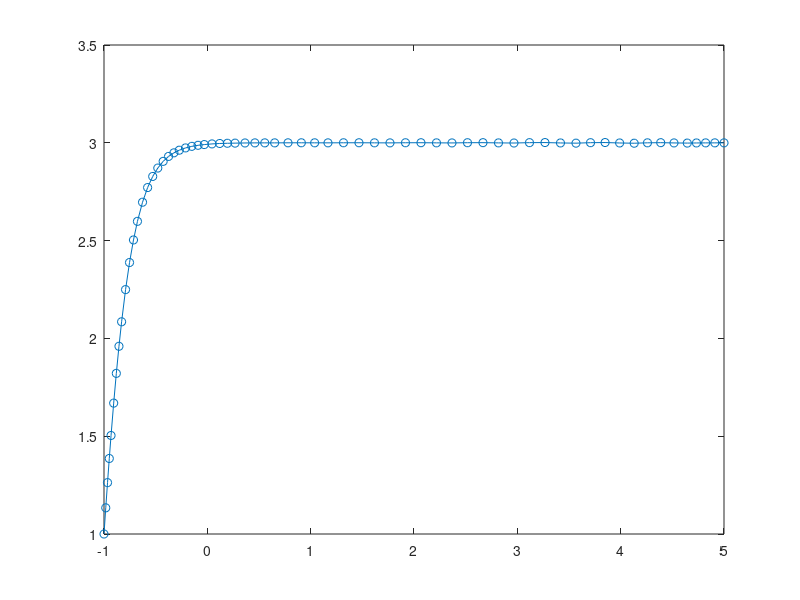

The MATLAB script that drew this image:
%% stable vs unstable fixed points
f = @(t,x) 9-x^2
[ts,xs] = ode45(f,[-1,5],1);
plot(ts,xs,'o-')
% stable point at x = 3 as t --> inf